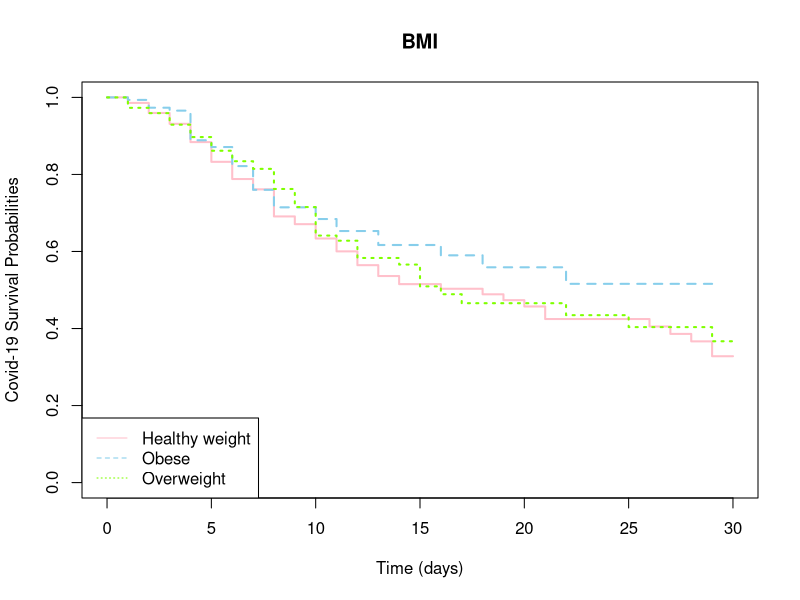

Write R code to recreate this figure.
## ---- chunk 1
rm(list = ls())
knitr::opts_chunk$set(echo = TRUE)
library(survival)
library(tidyverse)
## ---- chunk 2
da <- read.csv("combd_covid19.csv")
colnames(da)
## ---- chunk 3
sum(is.na(da))
## ---- chunk 4
da_male <- da[da$sex == "Male",]
da_female <- da[da$sex == "Female",]
## ---- chunk 5
yes_no_rate<- function(df, col){
  # total observation
  total <- dim(df)[1]
  count_no <- length(df[col][df[col] == "No"])
  no_rate <- count_no/total
  cat(count_no)
  cat("\n")
  cat("The \"No\" rate is:", no_rate)
  cat("\n")
  cat(total - count_no)
  cat("\n")
  cat("The \"Yes\" rate is:", 1- no_rate)
  
  
}
## ---- chunk 6
# number of death 
sum(da$death == "Yes")/sum(da$time)

## ---- chunk 7
sum(da_female$death == "Yes")/sum(da_female$time)
## ---- chunk 8
sum(da_male$death == "Yes")/sum(da_male$time)
## ---- chunk 9
cat("Overall")
table(da$agecat)/582
cat("Male")
table(da_male$agecat)/329
cat("Female")
table(da_female$agecat)/253
## ---- chunk 10
cat("Female")
table(da_female$ethnicity)/253
cat("Male")
table(da_male$ethnicity)/329
cat("Overall")
table(da$ethnicity)/582

## ---- chunk 11
cat("Female")
table(da_female$imd)/253
cat("Male")
table(da_male$imd)/329
cat("Overall")
table(da$imd)/582
## ---- chunk 12
cat("Female")
table(da_female$bmicat)/253
cat("Male")
table(da_male$bmicat)/329
cat("Overall")
table(da$bmicat)/582
## ---- chunk 13
cat("Female")
cat("\n")
yes_no_rate(da_female, "diabetes1")
cat("\n")
cat("Male")
cat("\n")

yes_no_rate(da_male, "diabetes1")
cat("\n")
cat("Overall")
cat("\n")

yes_no_rate(da, "diabetes1")
## ---- chunk 14
cat("Female")
cat("\n")
yes_no_rate(da_female, "diabetes2")
cat("\n")
cat("Male")
cat("\n")

yes_no_rate(da_male, "diabetes2")
cat("\n")
cat("Overall")
cat("\n")

yes_no_rate(da, "diabetes2")
## ---- chunk 15
cat("Female")
cat("\n")
yes_no_rate(da_female, "hypertension")
cat("\n")
cat("Male")
cat("\n")

yes_no_rate(da_male, "hypertension")
cat("\n")
cat("Overall")
cat("\n")

yes_no_rate(da, "hypertension")
## ---- chunk 16
cat("Female")
cat("\n")
yes_no_rate(da_female, "cvd")
cat("\n")
cat("Male")
cat("\n")

yes_no_rate(da_male, "cvd")
cat("\n")
cat("Overall")
cat("\n")

yes_no_rate(da, "cvd")
## ---- chunk 17
cat("Female")
cat("\n")
yes_no_rate(da_female, "asthma")
cat("\n")
cat("Male")
cat("\n")

yes_no_rate(da_male, "asthma")
cat("\n")
cat("Overall")
cat("\n")

yes_no_rate(da, "asthma")
## ---- chunk 18
cat("Female")
cat("\n")
yes_no_rate(da_female, "copd")
cat("\n")
cat("Male")
cat("\n")

yes_no_rate(da_male, "copd")
cat("\n")
cat("Overall")
cat("\n")

yes_no_rate(da, "copd")
## ---- chunk 19
cat("Female")
cat("\n")
yes_no_rate(da_female, "cancer")
cat("\n")
cat("Male")
cat("\n")

yes_no_rate(da_male, "cancer")
cat("\n")
cat("Overall")
cat("\n")

yes_no_rate(da, "cancer")
## ---- chunk 20
cat("Female")
cat("\n")
yes_no_rate(da_female, "renal")
cat("\n")
cat("Male")
cat("\n")

yes_no_rate(da_male, "renal")
cat("\n")
cat("Overall")
cat("\n")

yes_no_rate(da, "renal")
## ---- chunk 21
da_status <- da %>% 
  mutate(status = case_when(death == "No" ~ 0,
                            TRUE~ 1),
         diabetic = case_when(diabetes1 == "No" & diabetes2 == "No" ~ "No", TRUE ~ "Yes"),
         # cardiovascular disease
         card = case_when(hypertension == "No" & cvd == "No" ~ "No",
                          TRUE ~ "Yes"),
         # pulmonary
         pulm = case_when(asthma == "No" & copd == "No" ~ "No",
                          TRUE ~ "Yes"),
         sex = as.factor(sex),
         agecat = as.factor(agecat),
         ethnicity = as.factor(ethnicity),
         imd = as.factor(imd),
         bmicat = as.factor(bmicat),
         diabetic = as.factor(diabetic),
         card = as.factor(card),
         pulm = as.factor(pulm),
         cancer = as.factor(cancer),
         renal = as.factor(renal))
## ---- chunk 22
png(file = "Sex.png", width = 480, height = 480)
surv_obj_sex <- survfit(Surv(time, status) ~ sex, data = da_status, conf.type = "log-log")
plot(surv_obj_sex, ylim = c(0, 1), xlim = c(0, 30), lwd = 2, 
     xlab = "Time (days)", ylab = "Covid-19 Survival Probabilities", 
     main = "Sex", col = c("pink", "skyblue"), lty = 1:2)

legend("topright", legend = levels(da_status$sex), col = c("pink", "skyblue"), lty = 1:2)
dev.off()
## ---- chunk 23
png(file = "Age.png", width = 480, height = 480)
surv_obj_age <- survfit(Surv(time, status) ~ agecat, data = da_status, conf.type = "log-log")
plot(surv_obj_age, ylim = c(0, 1), xlim = c(0, 30), lwd = 2, 
     xlab = "Time (days)", ylab = "Covid-19 Survival Probabilities", 
     main = "Age group", col = c("pink", "skyblue", "tomato", "chartreuse","deepskyblue"), lty = 1:5)

legend("bottomleft", legend = levels(da_status$agecat), col = c("pink", "skyblue", "tomato", "chartreuse","deepskyblue"), lty = 1:5)
dev.off()
## ---- chunk 24
png(file = "Ethnicity.png", width = 480, height = 480)

surv_obj_eth <- survfit(Surv(time, status) ~ ethnicity, data = da_status, conf.type = "log-log")
plot(surv_obj_eth, ylim = c(0, 1), xlim = c(0, 30), lwd = 2, 
     xlab = "Time (days)", ylab = "Covid-19 Survival Probabilities", 
     main = "Ethnicity", col = c("pink", "skyblue", "chartreuse"), lty = 1:3)

legend("bottomleft", legend = levels(da_status$ethnicity), col = c("pink", "skyblue", "chartreuse"), lty = 1:3)
dev.off()
## ---- chunk 25
png(file = "IMD.png", width = 480, height = 480)

surv_obj_imd <- survfit(Surv(time, status) ~ imd, data = da_status, conf.type = "log-log")
plot(surv_obj_imd, ylim = c(0, 1), xlim = c(0, 30), lwd = 2, 
     xlab = "Time (days)", ylab = "Covid-19 Survival Probabilities", 
     main = " The English Indices of Multiple Deprivation", col = c("pink", "chartreuse", "tomato","deepskyblue"), lty = 1:4)

legend("bottomleft", legend = levels(da_status$imd), col = c("pink", "chartreuse", "tomato", "deepskyblue"), lty = 1:4)
dev.off()
## ---- chunk 26
# png(file = "BMI.png", width = 480, height = 480)

surv_obj_bmi <- survfit(Surv(time, status) ~ bmicat, data = da_status, conf.type = "log-log")
plot(surv_obj_bmi, ylim = c(0, 1), xlim = c(0, 30), lwd = 2, 
     xlab = "Time (days)", ylab = "Covid-19 Survival Probabilities", 
     main = "BMI", col = c("pink", "skyblue", "chartreuse"), lty = 1:3)

legend("bottomleft", legend = levels(da_status$bmicat), col = c("pink", "skyblue", "chartreuse"), lty = 1:3)
# dev.off()
## ---- chunk 27
png(file = "Diabete.png", width = 480, height = 480)

surv_obj_dia <- survfit(Surv(time, status) ~ diabetic, data = da_status, conf.type = "log-log")
plot(surv_obj_dia, ylim = c(0, 1), xlim = c(0, 30), lwd = 2, 
     xlab = "Time (days)", ylab = "Covid-19 Survival Probabilities", 
     main = "Type I & Type II Diabetes", col = c("pink", "skyblue"), lty = 1:2)

legend("bottomleft",legend = levels(da_status$diabetic), col = c("pink", "skyblue"), lty = 1:2)
dev.off()
## ---- chunk 28
png(file = "Card.png", width = 480, height = 480)

surv_obj_card <- survfit(Surv(time, status) ~ card, data = da_status, conf.type = "log-log")
plot(surv_obj_card, ylim = c(0, 1), xlim = c(0, 30), lwd = 2, 
     xlab = "Time (days)", ylab = "Covid-19 Survival Probabilities", 
     main = "Cardiovascular Disease", col = c("pink", "skyblue"), lty = 1:2)

legend("bottomleft", legend = levels(da_status$card), col = c("pink", "skyblue"), lty = 1:2)
dev.off()
## ---- chunk 29
png(file = "Pulm.png", width = 480, height = 480)

surv_obj_pulm <- survfit(Surv(time, status) ~ pulm, data = da_status, conf.type = "log-log")
plot(surv_obj_pulm, ylim = c(0, 1), xlim = c(0, 30), lwd = 2, 
     xlab = "Time (days)", ylab = "Covid-19 Survival Probabilities", 
     main = "Pulmonary Disease", col = c("pink", "skyblue"), lty = 1:2)

legend("bottomleft", legend = levels(da_status$pulm), col = c("pink", "skyblue"), lty = 1:2)
dev.off()
## ---- chunk 30
png(file = "Cancer.png", width = 480, height = 480)

surv_obj_cancer <- survfit(Surv(time, status) ~ cancer, data = da_status, conf.type = "log-log")
plot(surv_obj_cancer, ylim = c(0, 1), xlim = c(0, 30), lwd = 2, 
     xlab = "Time (days)", ylab = "Covid-19 Survival Probabilities", 
     main = "cancer", col = c("pink", "skyblue"), lty = 1:2)

legend("bottomleft",legend = levels(da_status$cancer), col = c("pink", "skyblue"), lty = 1:2)
dev.off()
## ---- chunk 31
png(file = "Renal.png", width = 480, height = 480)

surv_obj_renal <- survfit(Surv(time, status) ~ renal, data = da_status, conf.type = "log-log")
plot(surv_obj_renal, ylim = c(0, 1), xlim = c(0, 30), lwd = 2, 
     xlab = "Time (days)", ylab = "Covid-19 Survival Probabilities", 
     main = "Renal disease", col = c("pink", "skyblue"), lty = 1:2)

legend("bottomleft", legend = levels(da_status$renal), col = c("pink", "skyblue"), lty = 1:2)
dev.off()
## ---- chunk 32
da_status <- da %>% 
  mutate(status = case_when(death == "No" ~ 0,
                            TRUE~ 1),
         diabetic = case_when(diabetes1 == "No" & diabetes2 == "No" ~ "No", TRUE ~ "Yes"),
         # cardiovascular disease
         card = case_when(hypertension == "No" & cvd == "No" ~ "No",
                          TRUE ~ "Yes"),
         # pulmonary
         pulm = case_when(asthma == "No" & copd == "No" ~ "No",
                          TRUE ~ "Yes"),
         sex = as.factor(sex),
         agecat = as.factor(agecat),
         ethnicity = as.factor(ethnicity),
         imd = as.factor(imd),
         bmicat = as.factor(bmicat),
         diabetic = as.factor(diabetic),
         card = as.factor(card),
         pulm = as.factor(pulm),
         cancer = as.factor(cancer),
         renal = as.factor(renal))
## ---- chunk 33
obj_1 <- coxph(Surv(time, status) ~ diabetic + card + cancer + renal + sex + agecat + ethnicity + imd, data = da_status)
summary(obj_1)
## ---- chunk 34
sch <- cox.zph(obj_1) 
sch$table # chi-square tests
## ---- chunk 35
obj_2 <- coxph(Surv(time, status) ~ diabetic + card + cancer + renal + sex + agecat + strata(ethnicity) + imd, data = da_status)
summary(obj_2)
sch <- cox.zph(obj_2) 
sch$table
## ---- chunk 36
anova(obj_2, test="Chisq")
## ---- chunk 37
da_status <- da_status %>% 
  select(-diabetes1, -diabetes2, -bmicat, -hypertension, -cvd, -asthma, -copd, -pulm)

colnames(da_status)
## ---- chunk 38
da_status <- da_status %>%
  mutate(number = str_count(cancer, "Yes")+str_count(renal, "Yes")+str_count(diabetic, "Yes")+str_count(card, "Yes")) %>% 
  select(-diabetic, -cancer, -card, -renal) 
## ---- chunk 39
obj_3 <- coxph(Surv(time, status) ~ number + sex + agecat + strata(ethnicity) + imd, data = da_status)
summary(obj_3)
